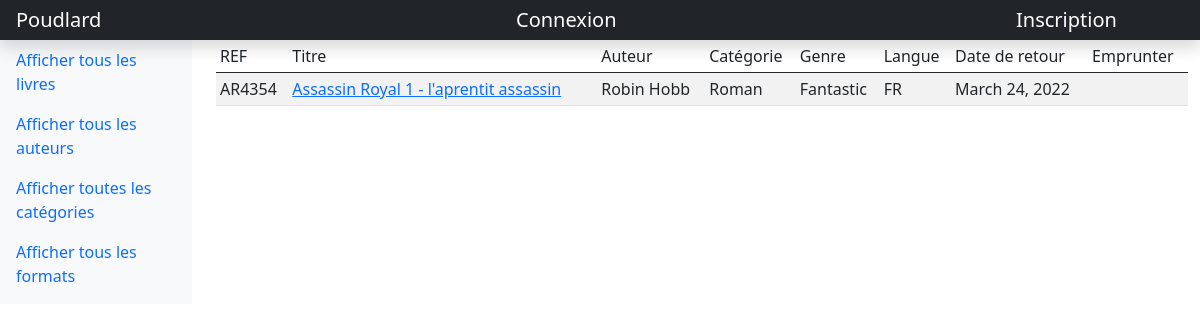
/browse/authors/3/, run on an earlier commit of the app's database.
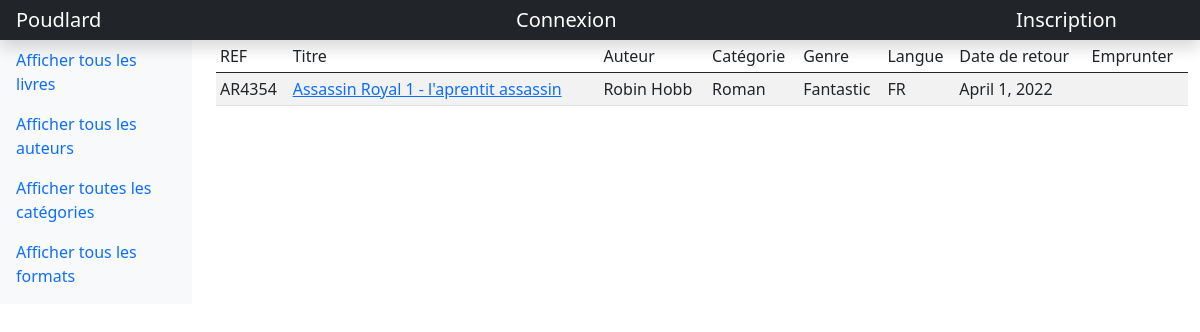
And on a later commit of the database.
### browse/models.py (models this page shows, shortened)
class Books(models.Model):
    book_id = models.AutoField(primary_key=True)
    title = models.CharField(max_length=200)
    is_borrowed = models.BooleanField(default=False)
    return_date = models.DateField(blank=True, null=True)
    ref = models.CharField(max_length=6, blank=True, null=True)
    image = models.CharField(blank=True, null=True, max_length=500)
    desc = models.TextField(max_length=10000, blank=True, null=True)
    author = models.ForeignKey(Author, on_delete=models.CASCADE)
    format = models.ForeignKey(Format, on_delete=models.CASCADE)
    language = models.ForeignKey(Language, on_delete=models.CASCADE)
    category = models.ForeignKey(Category, on_delete=models.CASCADE)
    borrowuser = models.ManyToManyField(User, blank=True, null=True)

class Author(models.Model):
    author_id = models.AutoField(primary_key=True)
    name = models.CharField(blank=True, null=True, max_length=20)
    firstname = models.CharField(max_length=20)
    def __str__(self):
        if self.name:
            chaine = str(self.firstname) + " " + str(self.name)
            return chaine
        return self.firstname

class Format(models.Model):
    format_id = models.AutoField(primary_key=True)
    name = models.CharField(max_length=10)
    def __str__(self):
        return self.name

class Category(models.Model):
    category_id = models.AutoField(primary_key=True)
    name = models.CharField(max_length=20)
    def __str__(self):
        return self.name

class Language(models.Model):
    language_id = models.AutoField(primary_key=True)
    name = models.CharField(max_length=3)
    def __str__(self):
        return self.name

### browse/views.py (the view)
# urls.py: path('authors/<int:author_id>/', views.author, name="author"),
def author(request, author_id):
    q = Books.objects.filter(author=author_id)
    template = loader.get_template('browse/author.html')
    context = {'books_by_author': q}
    return HttpResponse(template.render(context, request))

### browse/templates/browse/author.html (shortened to what this page needs)
{% extends "browse/index.html" %}
{% block content %}
<div class="table-responsive">
    <table class="table table-striped table-sm">
        <thead>
        <td>REF</td>
        <td>Titre</td>
        <td>Auteur</td>
        <td>Catégorie</td>
        <td>Genre</td>
        <td>Langue</td>
        <td>Date de retour</td>
        <td>Emprunter</td>
        </thead>
        {% for book in books_by_author %}
        <tr>
            <td>{{book.ref}}</td>
            <td><a href="/browse/book/{{ book.book_id }}/">{{book.title}}</a></td>
                <td>{{book.author}}</td>
            <td>{{book.format}}</td>
            <td>{{book.category}}</td>
            <td>{{book.language}}</td>
            {% if book.is_borrowed == False %}
                <td>Disponible</td>
            {% else %}
                <td>{{ book.return_date }}</td>
            {% endif %}
            <td>
            </td>
        </tr>
        {% endfor %}
    </table>
</div>
{% endblock %}

What changed in the data, as far as the page shows it:
changed Books "AR4354": return_date "March 24, 2022" → "April 1, 2022"
